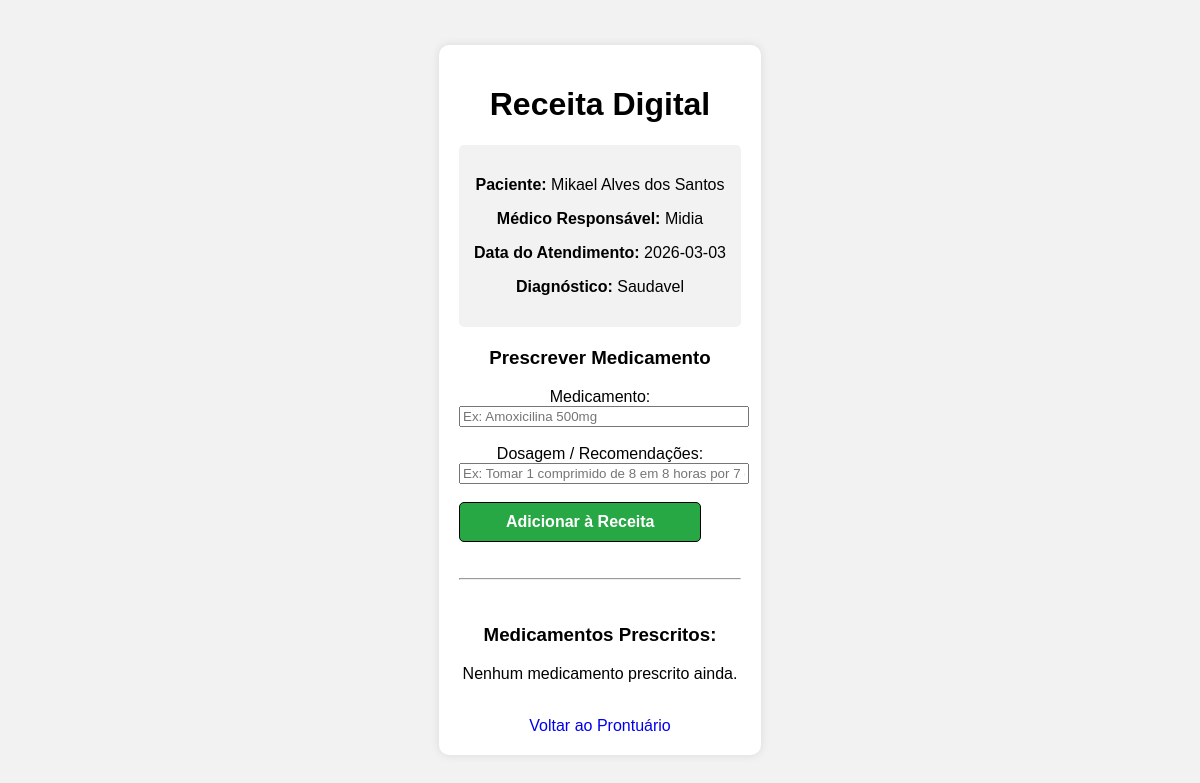
Page /receita/1 on the committed database.
### tables this page shows
CREATE TABLE pacientes(
            id INTEGER PRIMARY KEY AUTOINCREMENT,
            usuario_id INTEGER,
            nome TEXT NOT NULL,
            idade INTEGER,
            sexo TEXT,
            cpf TEXT UNIQUE,
            endereco TEXT,
            telefone TEXT,
            FOREIGN KEY(usuario_id) REFERENCES usuarios(id)
        );

CREATE TABLE profissionais(
            id INTEGER PRIMARY KEY AUTOINCREMENT,
            usuario_id INTEGER,
            nome TEXT NOT NULL,
            especialidade TEXT,
            registro_conselho TEXT UNIQUE,
            FOREIGN KEY(usuario_id) REFERENCES usuarios(id)
        );

CREATE TABLE prontuarios(
            id INTEGER PRIMARY KEY AUTOINCREMENT,
            paciente_id INTEGER,
            profissional_id INTEGER,
            data_registro TEXT,
            diagnostico TEXT,
            observacoes TEXT,
            FOREIGN KEY(paciente_id) REFERENCES pacientes(id),
            FOREIGN KEY(profissional_id) REFERENCES profissionais(id)
        );

### app.py (the view, shortened to what this page needs)
@app.route('/receita/<int:prontuario_id>', methods=['GET', 'POST'])
def receita(prontuario_id):
    conn = sqlite3.connect('gestao_hospitalar.db')
    cursor = conn.cursor()
    cursor.execute('''
        SELECT p.data_registro, p.diagnostico, pac.nome, prof.nome, pac.id
        FROM prontuarios p
        JOIN pacientes pac ON p.paciente_id = pac.id
        JOIN profissionais prof ON p.profissional_id = prof.id
        WHERE p.id = ?
    ''', (prontuario_id,))
    dados_prontuario = cursor.fetchone()
    cursor.execute('SELECT medicamento, dosagem FROM receitas WHERE prontuario_id = ?', (prontuario_id,))
    lista_receitas = cursor.fetchall()
    conn.close()
    return render_template('receita.html', prontuario_id=prontuario_id, dados=dados_prontuario, receitas=lista_receitas)

### templates/receita.html (shortened to what this page needs)
<!DOCTYPE html>
<html lang="pt-br">
<head>
    <link rel="stylesheet" href="{{ url_for('static', filename='styles.css') }}">
</head>
<body>
    <div class="container" style="max-width: 800px;">
        <h1>Receita Digital</h1>
        <div style="background-color: #f2f2f2; padding: 15px; border-radius: 5px; margin-bottom: 20px;">
            <p><strong>Paciente:</strong> {{ dados[2] }}</p>
            <p><strong>Médico Responsável:</strong> {{ dados[3] }}</p>
            <p><strong>Data do Atendimento:</strong> {{ dados[0] }}</p>
            <p><strong>Diagnóstico:</strong> {{ dados[1] }}</p>
        </div>
        <h3>Prescrever Medicamento</h3>
        <form action="{{ url_for('receita', prontuario_id=prontuario_id) }}" method="POST">
            <label>Medicamento:</label><br>
            <input type="text" name="medicamento" placeholder="Ex: Amoxicilina 500mg" style="width: 100%;" required><br><br>
            <label>Dosagem / Recomendações:</label><br>
            <input type="text" name="dosagem" placeholder="Ex: Tomar 1 comprimido de 8 em 8 horas por 7 dias" style="width: 100%;" required><br><br>
            <button type="submit" class="agendar-btn submit-btn" style="background-color: #28a745;">Adicionar à Receita</button>
        </form>
        <br><hr><br>
        <h3>Medicamentos Prescritos:</h3>
        <ul>
            {% for rec in receitas %}
                <li style="margin-bottom: 10px;">
                    <strong>{{ rec[0] }}</strong> <br>
                    <span style="color: #555;">Posologia: {{ rec[1] }}</span>
                </li>
            {% else %}
                <li>Nenhum medicamento prescrito ainda.</li>
            {% endfor %}
        </ul>
        <br>
        <a href="{{ url_for('prontuario', paciente_id=dados[4]) }}" class="back-btn submit-btn" style="display: inline-block; text-decoration: none; text-align: center;">Voltar ao Prontuário</a>
    </div>
</body>
</html>

### static/styles.css (style rules this page uses)
body { background-color: #f2f2f2; font-family: Arial, sans-serif; display: flex; justify-content: center; align-items: center; height: 100vh; margin: 0; }
.container { text-align: center; background-color: #fff; padding: 20px; border-radius: 10px; box-shadow: 0 0 10px rgba(0, 0, 0, 0.1); }
ul { list-style: none; padding: 0; }
li { margin-bottom: 5px; }
.agendar-btn { background-color: rgb(63,43,177); border: none; color:white; padding: 10px 20px; text-align: center; text-decoration: none; display: inline-block; font-size: 16px; cursor: pointer; border-radius: 5px; transition: background-color 0.3s; }
.agendar-btn { display: block; width: 86%; padding: 10px 20px; margin-bottom: 10px; text-align: center; background-color: rgb(41, 4, 250); color: white; font-weight: bold; text-decoration: none; border: 1px solid black; border-radius: 5px; }
.add-patient, .clear-btn, .agendar-btn { float: center; }

### rows in the picture
pacientes: nome "Mikael Alves dos Santos"
profissionais: nome "Midia"
prontuarios: data_registro "2026-03-03", diagnostico "Saudavel"
